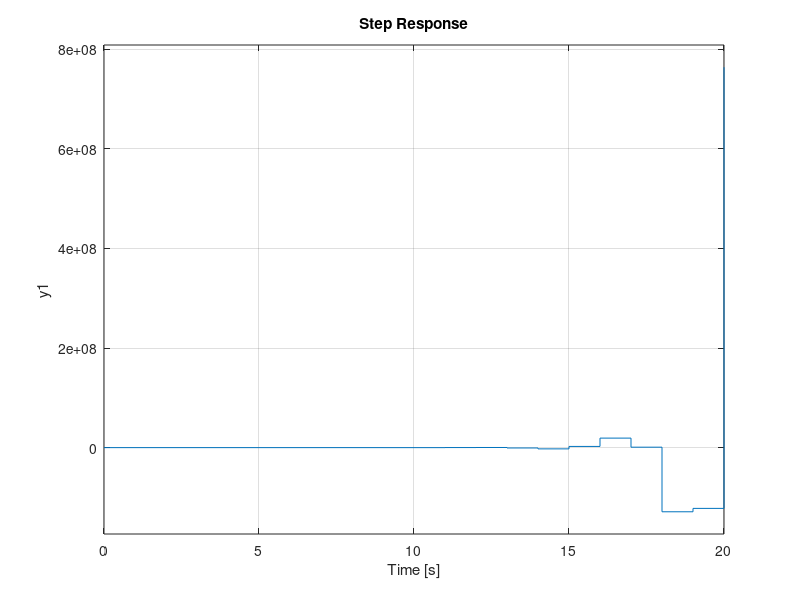

The MATLAB source for this figure:
num=[0.48828 0.043592];
den=[1 -0.71672 -0.24061];

m=length(num)-1;
d=1;
u=m+d;
v=m;

Funcion=tf(num,den,1,'var','z^-1');

l=max([m+u,m+d+v]);
matriz=2*m+d+1;

M = zeros(matriz);

numt=num';
dent=den';

dent(1)=[];
la=length(dent); 

numt(1)=[];
lb=length(numt);

for q=1:1:m+d
    M(q,q)=1;
    M(q+1:la+q,q)=dent;
    M(matriz,q)=1;
end 

for q2=1:1:m+1
    M(d+q2:lb+d+q2-1,m+d+q2)=numt;
end 

alpha=poly([0.7+0.3i,0.7-0.3i])
alpha(1)=[];
lalph=length(alpha);
Vector=zeros(2*m+d+1,1);

Vector(2*m+d+1,1)=-1;
for q3=1:1:lalph
    Vector(q3,1)=alpha(q3)-dent(q3);
end 

PQ=inv(M)*Vector;

numDZT=PQ(m+d+1:end);
denDZT=PQ(1:m+d);
numDZ=numDZT';
denDZ=[1;denDZT]';

DZ=tf(numDZ,denDZ,1,'var','z^-1')

ST=series(DZ,Funcion);
SF=feedback(ST,tf(1,1));
step(SF*4);

